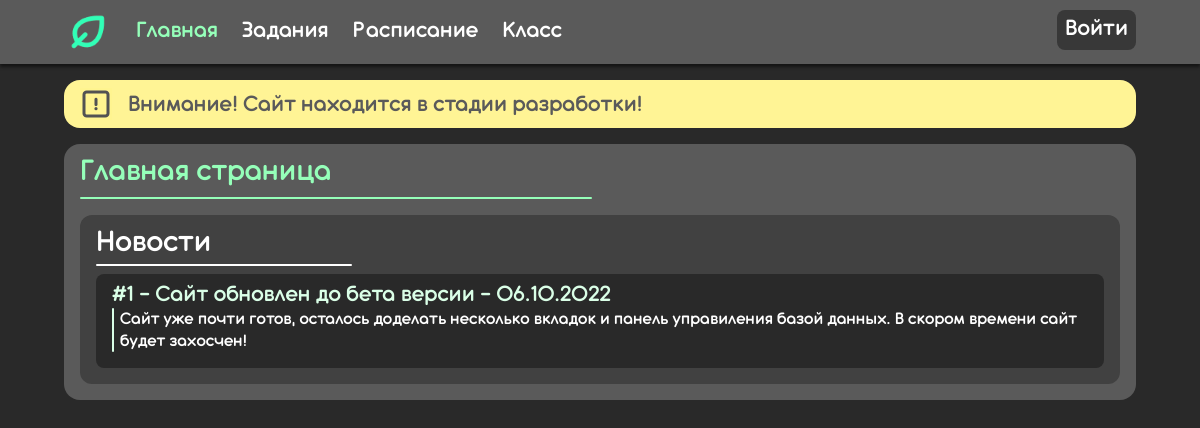
/index, run on the app's committed database.
### tables this page shows
CREATE TABLE "News" (
	"id"	INTEGER,
	"date"	TEXT,
	"title"	TEXT,
	"value"	TEXT
);

### app/routes.py (the view)
@app.route('/')
@app.route('/index')
def index():
    table = cursor.execute("SELECT id,title,date,value FROM News")
    return render_template(
        "index.html",
        isBeta=isBeta,
        table=table
    )

### app/templates/index.html (shortened to what this page needs)
<!DOCTYPE html>
<html lang="ru">
<head>
    <link rel="stylesheet" href="../static/css/default.css">
</head>
<body>
    <header>
        <div class="containerNav">
            <img class="logoNav" src="../static/img/nav_leaf_green.png">
            <a href="/index" class="clickedLink">Главная</a>
            <a href="/homework" class="link">Задания</a>
            <a href="#" class="link">Расписание</a>
            <a href="#" class="link">Класс</a>
            <a href="#" class="Login">Войти</a>
        </div>
    </header>
    <div class="ghost"></div>
    {% if isBeta %}
    <div class="warningPlate">
        <img class="warn" src="../static/img/warning_develop.png">
        <p class="warnText">Внимание! Сайт находится в стадии разработки!</p>
    </div>
    {% endif %}
    <div class="main">
        <h1>Главная страница</h1>
        <div class="greenLine"></div>
        <div class="subMain">
            <h2>Новости</h2>
            <div class="whiteLine"></div>
            {% for row in table %}
            <div class="valueMain">
                <h3><b>#{{row[0]}}</b> - {{row[1]}} - {{row[2]}}</h3>
                <div class="q">{{row[3]}}</div>
            </div>
            {% endfor %}
        </div>
    </div>
</body>
</html>

### app/static/css/default.css (style rules this page uses)
body { background: #292929; font-family: 'Antipasto Demi Bold', serif; margin: 0 0 0 0; }
p { margin: 0 0 0 0; color: white; }
a { margin: -4px 0 0 0; padding: 0; }
header { background: #5A5A5A; height: 64px; vertical-align: middle; display: flex; align-items: center; position: fixed; right: 0; left: 0; top: 0; z-index: 1030; box-shadow: 0 3px 3px 0px rgb(0 0 0 / 50%); }
.ghost { height: 64px; width: 100%; }
.containerNav { align-items: center; display: flex; margin: 0 64px; vertical-align: middle; width: 100%; }
.logoNav { width: 48px; height: 48px; }
.link { font-size: 24px; padding-left: 24px; color: #ffffff; text-decoration: none; transition: 0.1s linear; }
.clickedLink { font-size: 24px; padding-left: 24px; color: #95ffb9; text-decoration: none; transition: 0.1s linear; }
.Login { font-size: 24px; color: #ffffff; text-decoration: none; transition: 0.1s linear; padding: 4px 8px 8px 8px; background: #383838; border-radius: 8px; margin-left: auto; }
.warningPlate { margin: 16px 64px 0 64px; background: #FFF495; vertical-align: middle; display: flex; align-items: center; height: 48px; border-radius: 16px; }
img.warn { width: 32px; height: 32px; margin: 0 16px; }
p.warnText { font-size: 24px; color: #5A5A5A; }
div.main { background: #5A5A5A; margin: 16px 64px 16px 64px; border-radius: 16px; padding: 16px 16px 16px 16px; }
div.subMain { background: #414141; margin: 16px 0 0 0; border-radius: 12px; padding: 16px 16px 16px 16px; }
div.valueMain { background: #292929; margin: 8px 0 0 0; border-radius: 8px; padding: 16px 16px 16px 16px; }
h1 { font-size: 32px; color: #95FFB9; margin: -10px 0 0 0; }
h2 { font-size: 32px; color: #ffffff; margin: -10px 0 0 0; }
h3 { color: #DAFFE7FF; margin: -10px 0 0 0; font-size: 24px; font-style: inherit; }
div.q { position: relative; padding-left: 8px; color: white; font-size: 18px; }
div.q::before { content: ''; display: block; position: absolute; left: 0; top: 0; border-radius: 10px; width: 2px; height: 100%; background-color: #DAFFE7FF; }
div.greenLine { width: 512px; height: 2px; border-radius: 100px 100px 100px 100px; background: #95FFB9; margin: 8px 0 0 0; }
div.whiteLine { width: 256px; height: 2px; border-radius: 100px 100px 100px 100px; background: #ffffff; margin: 4px 0 0 0; }

### data on the page
News: id "1", title "Сайт обновлен до бета версии", date "06.10.2022", value "Сайт уже почти готов, осталось доделать несколько вкладок и панель управиления базой данных. В скором времени сайт будет захосчен!"
